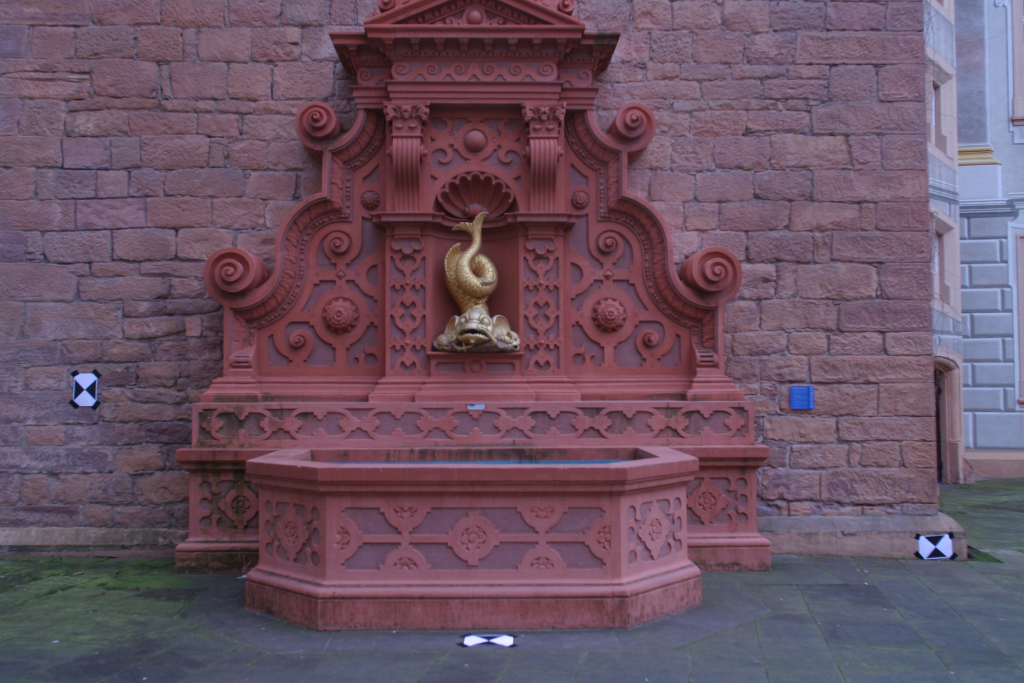
#> input picture 0005.jpg, 3072 x 2048 px (shown at 1/3 size)
$ python drawcube3.py   (older library calls are emulated)
#> lines starting #> are read from the running program, lines starting #| are printed output that depends on the picture; long printed decimals are rounded
### draw_flow.py
def draw_flow(img1, kp1, kp2):
    """Draws a line from kp1 to kp2 to img1."""

    import cv2
    import numpy as np
    import os

    outimg = np.array(img1)
    kpoints = np.hstack((kp1, kp2))
    for kp in kpoints:
        cv2.line(outimg, (int(kp[0]), int(kp[1])), (int(kp[2]), int(kp[3])), color=(255, 0, 0))
        cv2.circle(outimg, (int(kp[2]), int(kp[3])), 10, (0, 0, 255), 3)

    cv2.namedWindow('image',cv2.WINDOW_NORMAL)
    cv2.resizeWindow('image', 600,600)
    cv2.imshow("image", outimg)
    cv2.waitKey()

### drawcube3.py
"""A standalone function to experiment with the drawing of the cube from the supplied points.
    USE OPENCV3.2
    """

import os
import pickle
import cv2
import numpy as np
from matplotlib import pyplot as plt
from mpl_toolkits.mplot3d import Axes3D
from draw_flow import *
from calibrate_camera import *

image = 'fountain'

if image == 'fountain':
    # Camera params for the fountain
    K = np.array([[2759.48, 0, 1520.69, 0, 2764.16, 1006.81, 0, 0, 1]]).reshape(3, 3)
    dist = np.array([0.0, 0.0, 0.0, 0.0, 0.0]).reshape(1, 5)
    # Import images as greyscale
    img1 = cv2.imread('0005.jpg',0)  # left image
#> img1: shape (2048, 3072); min 12, max 243, mean 91.1
    img2 = cv2.imread('0004.jpg',0)  # right image
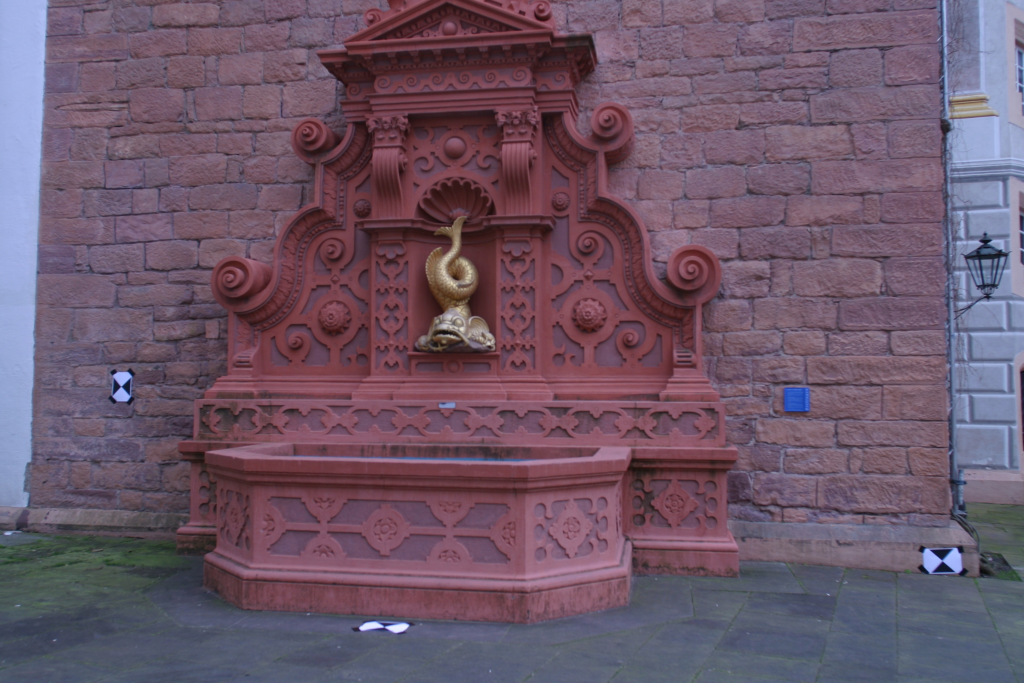
#> input picture 0004.jpg, 3072 x 2048 px (shown at 1/3 size)
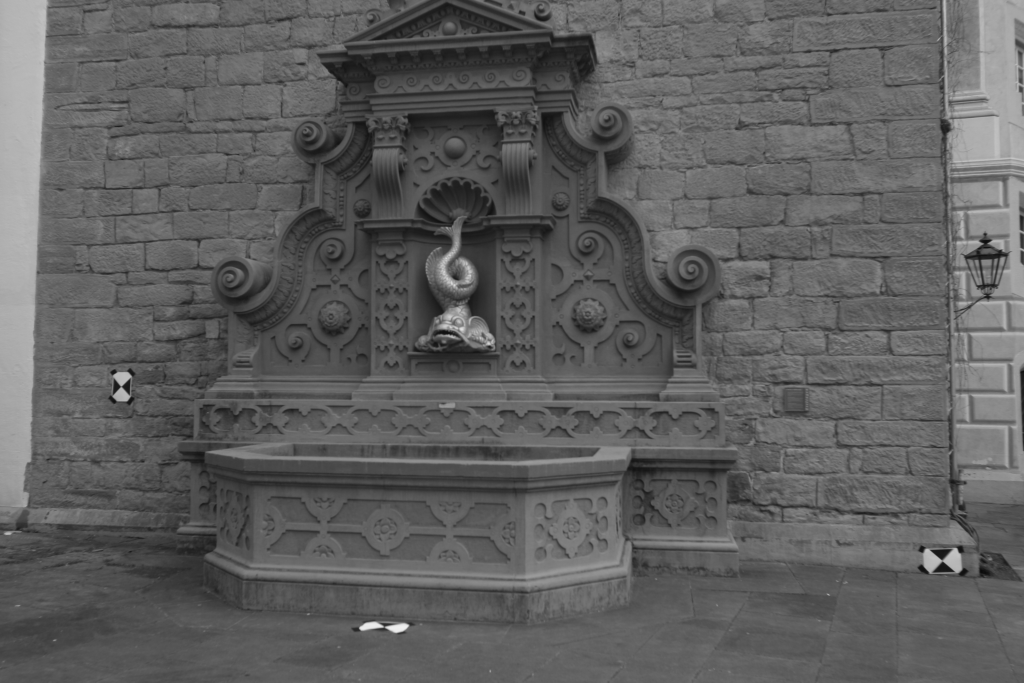
#> img2: shape (2048, 3072) (shown at 1/3 size); min 10, max 241, mean 94.7

else:
    try:
        (K, dist) = pickle.load(open("camera_data.p", "rb"))
        print("Loaded camera data from file")
    except Exception:
        print("No camera data on file, calibrating")
        K, dist = calibrate_camera()

    # Load image pair to perform reconstruction on
    path = "/examplepath/"
    os.chdir(path)
    img1 = cv2.imread('im_1.JPG',0)  # left image
    img2 = cv2.imread('im_2.JPG',0)  # right image
    # Correct if the image is portrait
    if img1.shape[0]<img1.shape[1]:
        K[0][0], K[1][1] = K[1][1], K[0][0]
        K[0][2], K[1][2] = K[1][2], K[0][2]


# Convert to 3 channel image
img1 = cv2.cvtColor(img1, cv2.COLOR_GRAY2BGR)
#> img1: shape (2048, 3072, 3)
img2 = cv2.cvtColor(img2, cv2.COLOR_GRAY2BGR)
#> img2: shape (2048, 3072, 3)
# Undistort the images
img1 = cv2.undistort(img1, K, dist)
img2 = cv2.undistort(img2, K, dist)
print(img1.shape)
#| (2048, 3072, 3)

# Create the keypoint matches
# Initialise FAST feature detetor
fast = cv2.FastFeatureDetector_create()

# Find FAST keypoints
pts = fast.detect(img1, None)
#> pts = 7624 keypoints; strongest (x, y, size): (2775, 1611, 7), (250, 1169, 7), (286, 1142, 7), (2837, 1669, 7)
kp1 = np.float32(np.array([p.pt for p in pts]))
#> kp1 = 7624 pairs, first value 3 to 3068, second value 3 to 2041

# Find corresponding features using optic flow
kp2, status, err = cv2.calcOpticalFlowPyrLK(img1, img2, kp1, None)
#> kp2 = 7624 pairs, first value -212.3 to 3176.9, second value -108.6 to 2140.9; status = 7624 values, max 1 at index 2, min 0 at index 0, mean 0.945; err = 7624 values, max 102.7 at index 5758, min -2.19e+13 at index 0, mean -2.87e+09
draw_flow(img1, kp1, kp2)
#> the loop in draw_flow, `for kp in kpoints:` made 7624 passes
#> kp on passes 1 to 3: [678, 3, 666.3, -35.43], [685, 3, 658.6, -22.65], [778, 3, 809.3, 6.05]
#> after the loop in draw_flow, `for kp in kpoints:`:
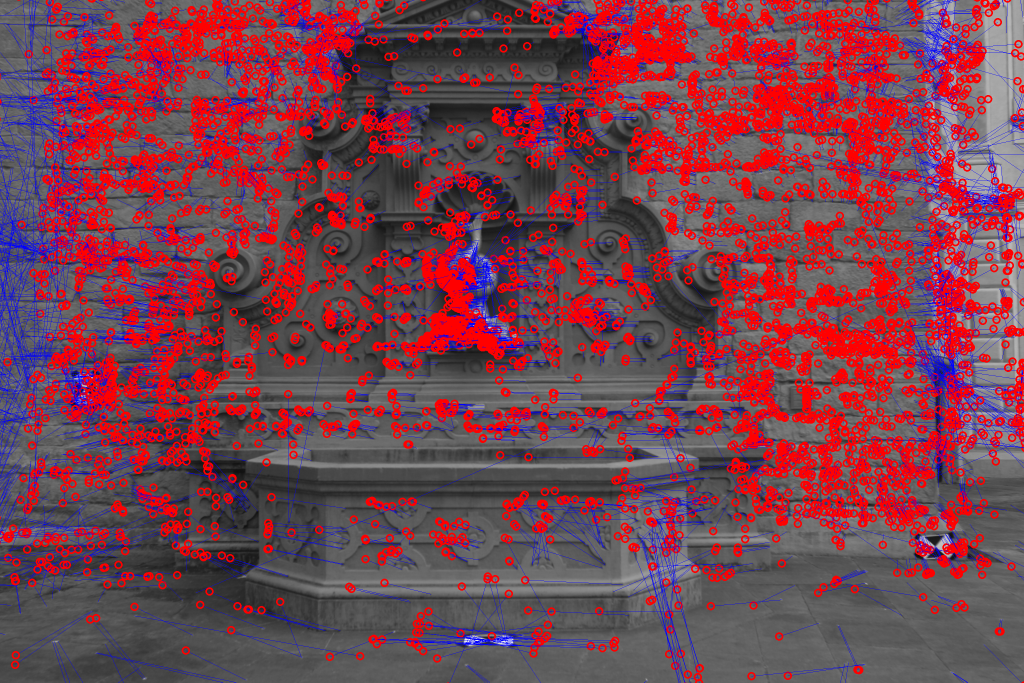
#> outimg: shape (2048, 3072, 3) (shown at 1/3 size); mean B, G, R 78.9, 65.1, 120.5

# Filter the keypoints with no match or with large error
cond = (status == 1)*(err < 10.)
filtcond = np.concatenate((cond, cond), 1)
#> filtcond = 7624 pairs, first value False to True, second value False to True
kp1 = kp1[filtcond].reshape(-1, 2)
#> kp1 = 4947 pairs, first value 3 to 3010, second value 3 to 2040
kp2 = kp2[filtcond].reshape(-1, 2)
#> kp2 = 4947 pairs, first value -0.834 to 3072.8, second value -10.96 to 2056.8
draw_flow(img1, kp1, kp2)
#> the loop in draw_flow (call 2), `for kp in kpoints:` made 4947 passes
#> kp on passes 1 to 3: [778, 3, 809.3, 6.05], [1935, 3, 1968.4, -10.58], [1226, 4, 1198.7, 30.46]
#> after the loop in draw_flow (call 2), `for kp in kpoints:`:
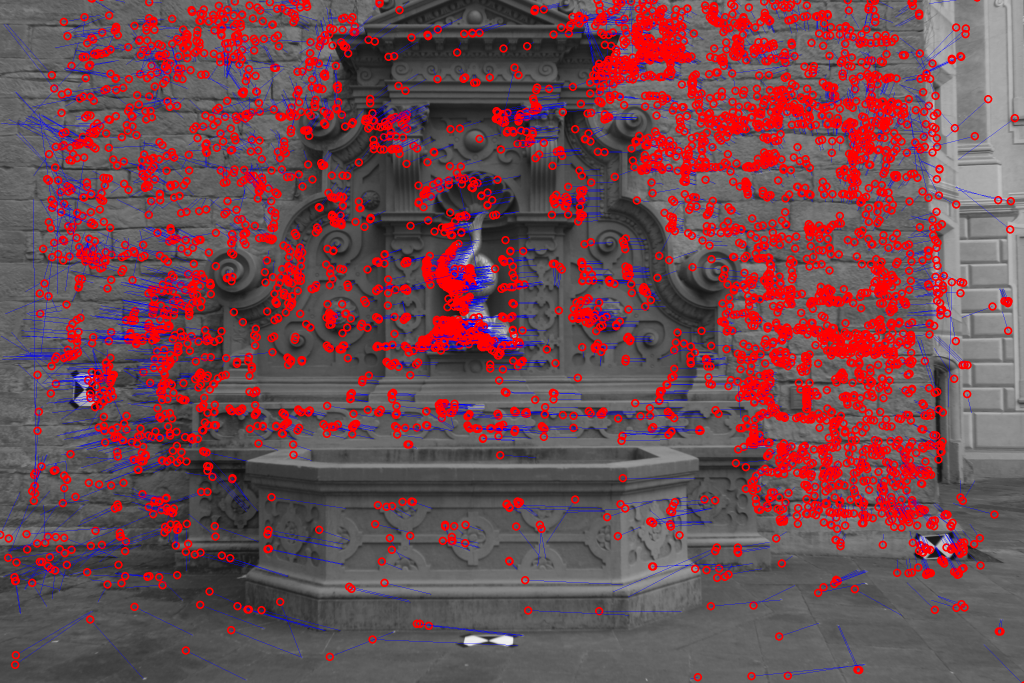
#> outimg: shape (2048, 3072, 3) (shown at 1/3 size); mean B, G, R 80.6, 73.9, 114.4

# Find the essential matrix
# Find the essential matrix
E, mask = cv2.findEssentialMat(kp1, kp2, K, cv2.RANSAC, threshold = 0.5)
#> E = [[-0.000954, 0.141, 0.00188], [-0.0019, 0.000866, -0.707], [-0.00471, 0.693, 0.000515]]; mask = 4947 values, max 1 at index 3, min 0 at index 0, mean 0.702
kp1 = kp1[mask.ravel() == 1]
#> kp1 = 3473 pairs, first value 10 to 2887, second value 4 to 1992
kp2 = kp2[mask.ravel() == 1]
#> kp2 = 3473 pairs, first value 165.4 to 2922.3, second value 0.587 to 2027.8
draw_flow(img1, kp1, kp2)
#> the loop in draw_flow (call 3), `for kp in kpoints:` made 3473 passes
#> kp on passes 1 to 3: [1882, 4, 1849.3, 1.24], [1894, 4, 1861.4, 1.1], [1885, 7, 1852.5, 4.21]
#> after the loop in draw_flow (call 3), `for kp in kpoints:`:
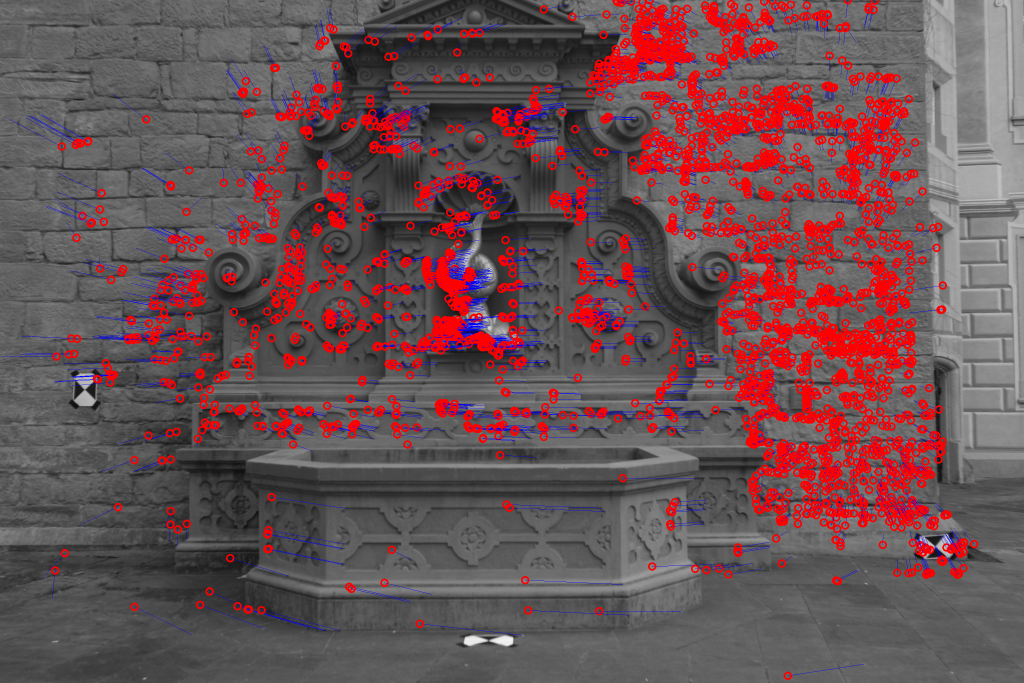
#> outimg: shape (2048, 3072, 3) (shown at 1/3 size); mean B, G, R 83.4, 79.8, 107.2

# take svd
U, s, Vt = np.linalg.svd(E)
#> U = [[0.197, -0.0338, 0.98], [-0.181, -0.983, 0.00246], [0.964, -0.178, -0.199]]; s = [0.707, 0.707, 2.45e-14]; Vt = [[-0.0062, 0.983, 0.183], [0.00388, -0.183, 0.983], [1, 0.0068, -0.00268]]
print(s)
#| [7.07106781e-01 7.07106781e-01 2.44589994e-14]
# orthogonal matrix.
W = np.array([[0.0, -1.0, 0.0],
              [1.0, 0.0, 0.0],
              [0.0, 0.0, 1.0]])

# 4 poss solutions.
R=[np.dot(U, np.dot(W, Vt)), np.dot(U, np.dot(np.transpose(W), Vt))]
#> R = [[[0.979, 0.00931, -0.202], [0.00925, -1, -0.00125], [-0.202, -0.000646, -0.979]], [[0.98, 0.00401, 0.197], [-0.00434, 1, 0.00124], [-0.197, -0.00207, 0.98]]]
T=[U[:, 2], -U[:, 2]]
#> T = [[0.98, 0.00246, -0.199], [-0.98, -0.00246, 0.199]]

print("Possible R matrices are {}".format(R))
#| Possible R matrices are [array([[ 9.79328496e-01,  9.31486543e-03, -2.02061697e-01],
#|        [ 9.25326357e-03, -9.99956407e-01, -1.24949297e-03],
#|        [-2.02064527e-01, -6.46066064e-04, -9.79371998e-01]]), array([[ 0.9804,  0.004011,  0.1968],
#|        [-0.00434,  1,  0.001236],
#|        [-0.1968, -0.002066,  0.9804]])]
print("Possible T matrices are {}".format(T))
#| Possible T matrices are [array([ 0.9799,  0.002457, -0.1994]), array([-0.9799, -0.002457,  0.1994])]
print(K)

P1 = np.dot(K, np.hstack((np.eye(3), np.zeros((3, 1)))))
P2 = np.dot(K, np.hstack((R[1], T[1].reshape(-1, 1))))
#> P2 = [[2406.2, 7.93, 2034, -2400.8], [-210.1, 2762.1, 990.5, 194], [-0.197, -0.00207, 0.98, 0.199]]

# Perform image rectification
R1, R2, Pa, Pb, Q, roi1, roi2 = cv2.stereoRectify(K, dist, K, dist, img2.shape[:2][::-1], R[0], T[0])
#> R1 = [[1, 0.0068, -0.00268], [-0.00272, 0.00552, -1], [-0.00678, 1, 0.00554]]; R2 = [[0.98, 0.00246, -0.199], [0.199, -0.0043, 0.98], [0.00155, -1, -0.0047]]; Pa = [[2764.2, 0, 1534.3, 0], [0, 2764.2, 788.2, 0], [0, 0, 1, 0]]; Pb = [[2764.2, 0, 1534.3, 2764.2], [0, 2764.2, 788.2, 0], [0, 0, 1, 0]]; Q = [[1, 0, 0, -1534.3], [0, 1, 0, -788.2], [0, 0, 0, 2764.2], [0, 0, -1, 0]]; roi1 = (0, 0, 0, 0); roi2 = (0, 0, 0, 0)
print(P1, P2)
#| [[2.75948e+03 0.00000e+00 1.52069e+03 0.00000e+00]
#|  [0.00000e+00 2.76416e+03 1.00681e+03 0.00000e+00]
#|  [0.00000e+00 0.00000e+00 1.00000e+00 0.00000e+00]] [[ 2.40622419e+03  7.92756155e+00  2.03402317e+03 -2.40075619e+03]
#|  [-2.10131886e+02  2.76205161e+03  9.90536401e+02  1.94002669e+02]
#|  [-1.96796227e-01 -2.06617614e-03  9.80442235e-01  1.99435706e-01]]
map1x, map1y = cv2.initUndistortRectifyMap(K, dist, R1, Pa[:3][:3], img1.shape[:2][::-1], cv2.CV_32F)
map2x, map2y = cv2.initUndistortRectifyMap(K, dist, R2, Pb[:3][:3], img2.shape[:2][::-1], cv2.CV_32F)

img1rect = cv2.remap(img1, map1x, map1y, cv2.INTER_LINEAR)
#> img1rect: shape (2048, 3072, 3); every value is 0
img2rect = cv2.remap(img2, map2x, map2y, cv2.INTER_LINEAR)

rectimg = np.hstack((img1, img2rect))

# Put some horizontal lines in.
for i in range(20, rectimg.shape[0], 100):
    cv2.line(rectimg, (0, i), (rectimg.shape[1], i), (255, 0, 0))
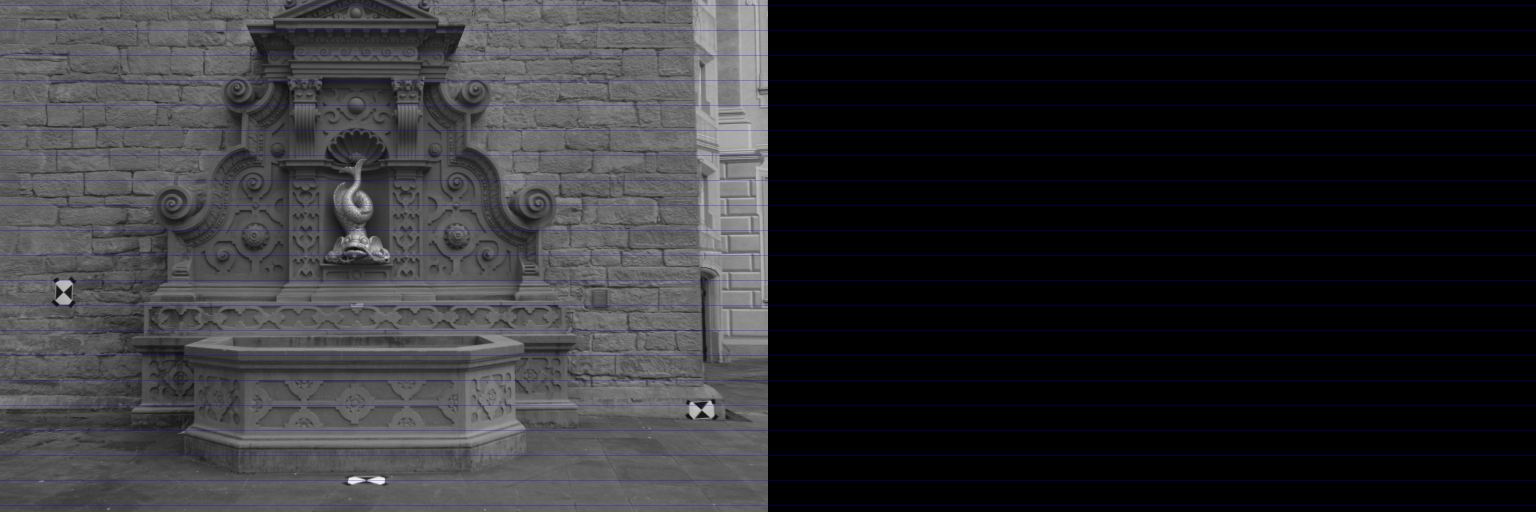
#> rectimg: shape (2048, 6144, 3) (shown at 1/4 size); mean B, G, R 47.7, 45.1, 45.1

cv2.namedWindow('image',cv2.WINDOW_NORMAL)
cv2.resizeWindow('image', 600,600)
cv2.imshow('image', rectimg)
cv2.waitKey()

homimgpoints = np.transpose(cv2.triangulatePoints(P1, P2, np.transpose(kp1), np.transpose(kp2), None))

# Get the points out of homogenous coordinates
imgpoints = homimgpoints[:, :3]/np.repeat(homimgpoints[:, 3], 3).reshape(-1, 3)

# Debug - reproject points back to the 2d scene, check they line up with the original points.
projpoints1 = np.dot(P1, homimgpoints.T).T
projpoints1 = projpoints1[:, :2]/np.repeat(projpoints1[:, 2], 2).reshape(-1, 2)
#> projpoints1 = 3473 pairs, first value 10 to 2887, second value 3.84 to 1991.8
plt.figure()
plt.scatter(kp1[:, 0], kp1[:, 1])
plt.scatter(projpoints1[:, 0], projpoints1[:, 1], c='red')

projpoints2 = np.dot(P2, homimgpoints.T).T
projpoints2 = projpoints2[:, :2]/np.repeat(projpoints2[:, 2], 2).reshape(-1, 2)
#> projpoints2 = 3473 pairs, first value 165.5 to 2922.3, second value 0.562 to 2028
plt.figure()
plt.scatter(kp2[:, 0], kp2[:, 1])
plt.scatter(projpoints2[:, 0], projpoints2[:, 1], c='red')

# Plot the 3d points. Implement a colour depth map.
fig = plt.figure()
ax = fig.add_subplot(111, projection='3d')
ax.scatter(imgpoints[:,0], imgpoints[:,1], imgpoints[:,2],marker = 'o', edgecolors = 'none', c=imgpoints[:,2],cmap='plasma')
plt.show()
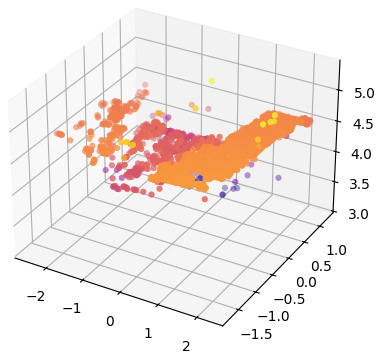
#> figure drawn by matplotlib, 1 panel


def is_in_front(kp1, kp2, R, T, K):
    """
    Function to resolve ambguity in projection matrix. kp1 and kp2 contain the
    matched keypoints in images 1 and 2 respectively
    """

    # Use R and T to find the 3d coordinates and then check if they have the right
    # coordinates to be in front of the camera
    # Make the projection matrices
    P1 = np.dot(K, np.hstack((np.eye(3), np.zeros((3, 1)))))
    P2 = np.dot(K, np.hstack((R, T.reshape(3, 1))))
    # Triangulate the world coordinate points
    homimgpoints = np.transpose(cv2.triangulatePoints(P1,P2, np.transpose(kp1), np.
    transpose(kp2), None))
    imgpoints = homimgpoints[:, :3] / np.repeat(homimgpoints[:, 3], 3).reshape(-1, 3)

    # Put the world coordinates into camera centred coordinates for each camera.
    pts1 = [i for i in imgpoints]
    pts2 = [np.reshape(np.dot(R,i.reshape(3, 1))+T.reshape(3, 1), (1,3) ) [0] for i in
    imgpoints]
    # If the camera cant see it i .e −ve Z value, put False in the array
    viewpts1 = np.reshape([True if p[2]>0 else False for p in pts1 ], (-1, 1))
    viewpts2 = np.reshape([True if p[2]>0 else False for p in pts2 ], (-1, 1))

    # Count the number of points that can’t be seen
    viewcond = viewpts1 * viewpts2
    return sum(viewcond)
